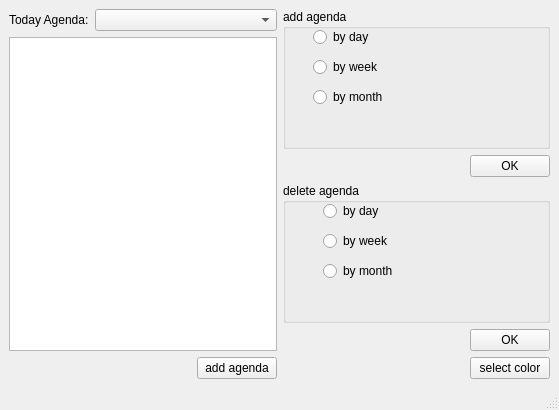
<?xml version="1.0" encoding="UTF-8"?>
<ui version="4.0">
 <class>SmallWindow</class>
 <widget class="QMainWindow" name="SmallWindow">
  <property name="geometry">
   <rect>
    <x>0</x>
    <y>0</y>
    <width>559</width>
    <height>410</height>
   </rect>
  </property>
  <property name="windowTitle">
   <string>MainWindow</string>
  </property>
  <widget class="QWidget" name="centralwidget">
   <layout class="QHBoxLayout" name="horizontalLayout_7">
    <item>
     <layout class="QHBoxLayout" name="horizontalLayout">
      <item>
       <layout class="QVBoxLayout" name="verticalLayout">
        <item>
         <layout class="QHBoxLayout" name="horizontalLayout_2">
          <item>
           <widget class="QLabel" name="label">
            <property name="sizePolicy">
             <sizepolicy hsizetype="Minimum" vsizetype="Preferred">
              <horstretch>0</horstretch>
              <verstretch>0</verstretch>
             </sizepolicy>
            </property>
            <property name="text">
             <string>Today Agenda:</string>
            </property>
           </widget>
          </item>
          <item>
           <widget class="QComboBox" name="comboBox">
            <property name="sizePolicy">
             <sizepolicy hsizetype="Expanding" vsizetype="Fixed">
              <horstretch>0</horstretch>
              <verstretch>0</verstretch>
             </sizepolicy>
            </property>
           </widget>
          </item>
         </layout>
        </item>
        <item>
         <widget class="QTextEdit" name="textEdit"/>
        </item>
        <item>
         <layout class="QHBoxLayout" name="horizontalLayout_4">
          <item>
           <spacer name="horizontalSpacer_3">
            <property name="orientation">
             <enum>Qt::Horizontal</enum>
            </property>
            <property name="sizeHint" stdset="0">
             <size>
              <width>40</width>
              <height>20</height>
             </size>
            </property>
           </spacer>
          </item>
          <item>
           <widget class="QPushButton" name="pushButton_5">
            <property name="text">
             <string>add agenda</string>
            </property>
           </widget>
          </item>
         </layout>
        </item>
       </layout>
      </item>
      <item>
       <layout class="QVBoxLayout" name="verticalLayout_2">
        <item>
         <widget class="QGroupBox" name="groupBox_2">
          <property name="sizePolicy">
           <sizepolicy hsizetype="Expanding" vsizetype="Expanding">
            <horstretch>0</horstretch>
            <verstretch>0</verstretch>
           </sizepolicy>
          </property>
          <property name="title">
           <string>add agenda</string>
          </property>
          <widget class="QRadioButton" name="radioButton">
           <property name="geometry">
            <rect>
             <x>30</x>
             <y>20</y>
             <width>89</width>
             <height>16</height>
            </rect>
           </property>
           <property name="text">
            <string>by day</string>
           </property>
          </widget>
          <widget class="QRadioButton" name="radioButton_2">
           <property name="geometry">
            <rect>
             <x>30</x>
             <y>50</y>
             <width>89</width>
             <height>16</height>
            </rect>
           </property>
           <property name="text">
            <string>by week</string>
           </property>
          </widget>
          <widget class="QRadioButton" name="radioButton_3">
           <property name="geometry">
            <rect>
             <x>30</x>
             <y>80</y>
             <width>89</width>
             <height>16</height>
            </rect>
           </property>
           <property name="text">
            <string>by month</string>
           </property>
          </widget>
         </widget>
        </item>
        <item>
         <layout class="QHBoxLayout" name="horizontalLayout_5">
          <item>
           <spacer name="horizontalSpacer_2">
            <property name="orientation">
             <enum>Qt::Horizontal</enum>
            </property>
            <property name="sizeHint" stdset="0">
             <size>
              <width>40</width>
              <height>20</height>
             </size>
            </property>
           </spacer>
          </item>
          <item>
           <widget class="QPushButton" name="pushButton_3">
            <property name="text">
             <string>OK</string>
            </property>
           </widget>
          </item>
         </layout>
        </item>
        <item>
         <widget class="QGroupBox" name="groupBox">
          <property name="sizePolicy">
           <sizepolicy hsizetype="Expanding" vsizetype="Expanding">
            <horstretch>0</horstretch>
            <verstretch>0</verstretch>
           </sizepolicy>
          </property>
          <property name="title">
           <string>delete agenda</string>
          </property>
          <widget class="QRadioButton" name="radioButton_4">
           <property name="geometry">
            <rect>
             <x>40</x>
             <y>20</y>
             <width>89</width>
             <height>16</height>
            </rect>
           </property>
           <property name="text">
            <string>by day</string>
           </property>
          </widget>
          <widget class="QRadioButton" name="radioButton_5">
           <property name="geometry">
            <rect>
             <x>40</x>
             <y>50</y>
             <width>89</width>
             <height>16</height>
            </rect>
           </property>
           <property name="text">
            <string>by week</string>
           </property>
          </widget>
          <widget class="QRadioButton" name="radioButton_6">
           <property name="geometry">
            <rect>
             <x>40</x>
             <y>80</y>
             <width>89</width>
             <height>16</height>
            </rect>
           </property>
           <property name="text">
            <string>by month</string>
           </property>
          </widget>
         </widget>
        </item>
        <item>
         <layout class="QHBoxLayout" name="horizontalLayout_3">
          <item>
           <spacer name="horizontalSpacer">
            <property name="orientation">
             <enum>Qt::Horizontal</enum>
            </property>
            <property name="sizeHint" stdset="0">
             <size>
              <width>40</width>
              <height>20</height>
             </size>
            </property>
           </spacer>
          </item>
          <item>
           <widget class="QPushButton" name="pushButton_2">
            <property name="text">
             <string>OK</string>
            </property>
           </widget>
          </item>
         </layout>
        </item>
        <item>
         <layout class="QHBoxLayout" name="horizontalLayout_6">
          <item>
           <spacer name="horizontalSpacer_4">
            <property name="orientation">
             <enum>Qt::Horizontal</enum>
            </property>
            <property name="sizeHint" stdset="0">
             <size>
              <width>40</width>
              <height>20</height>
             </size>
            </property>
           </spacer>
          </item>
          <item>
           <widget class="QPushButton" name="pushButton_6">
            <property name="text">
             <string>select color</string>
            </property>
           </widget>
          </item>
         </layout>
        </item>
       </layout>
      </item>
     </layout>
    </item>
   </layout>
  </widget>
  <widget class="QMenuBar" name="menubar">
   <property name="geometry">
    <rect>
     <x>0</x>
     <y>0</y>
     <width>559</width>
     <height>23</height>
    </rect>
   </property>
  </widget>
  <widget class="QStatusBar" name="statusbar"/>
 </widget>
 <resources/>
 <connections/>
</ui>
